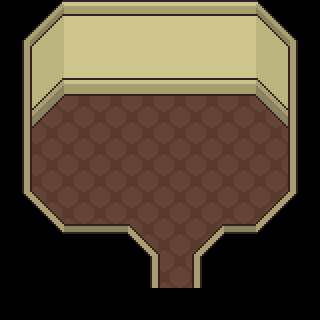

Below is a game level as drawn by its tile map, then a one-line description and the .tmx file that defines it, in full:
An orthogonal 10x10 tile map with 32x32 px tiles, 1 tile layer (Tile Layer 1), 2 tilesets and 12 objects (RosesBed, RosesDrawer, RosesMirror, RosesTable).

<map version="1.0" orientation="orthogonal" width="10" height="10" tilewidth="32" tileheight="32">
 <tileset firstgid="1" name="Mainsheet" tilewidth="32" tileheight="32">
  <image source="../Tiles/Mainsheet.png" width="224" height="192" />
 </tileset>
 <tileset firstgid="50" name="PropGrid" tilewidth="32" tileheight="32">
  <image source="../PropGrid.png" width="192" height="416" />
 </tileset>
 <layer name="Tile Layer 1" width="10" height="10">
  <data>
   <tile gid="22" />
   <tile gid="2" />
   <tile gid="4" />
   <tile gid="4" />
   <tile gid="4" />
   <tile gid="4" />
   <tile gid="4" />
   <tile gid="4" />
   <tile gid="6" />
   <tile gid="22" />
   <tile gid="8" />
   <tile gid="9" />
   <tile gid="11" />
   <tile gid="11" />
   <tile gid="11" />
   <tile gid="11" />
   <tile gid="11" />
   <tile gid="11" />
   <tile gid="13" />
   <tile gid="14" />
   <tile gid="15" />
   <tile gid="16" />
   <tile gid="18" />
   <tile gid="18" />
   <tile gid="18" />
   <tile gid="18" />
   <tile gid="18" />
   <tile gid="18" />
   <tile gid="20" />
   <tile gid="21" />
   <tile gid="15" />
   <tile gid="23" />
   <tile gid="1" />
   <tile gid="1" />
   <tile gid="1" />
   <tile gid="1" />
   <tile gid="1" />
   <tile gid="1" />
   <tile gid="27" />
   <tile gid="21" />
   <tile gid="15" />
   <tile gid="1" />
   <tile gid="1" />
   <tile gid="1" />
   <tile gid="1" />
   <tile gid="1" />
   <tile gid="1" />
   <tile gid="1" />
   <tile gid="1" />
   <tile gid="21" />
   <tile gid="15" />
   <tile gid="1" />
   <tile gid="1" />
   <tile gid="1" />
   <tile gid="1" />
   <tile gid="1" />
   <tile gid="1" />
   <tile gid="1" />
   <tile gid="1" />
   <tile gid="21" />
   <tile gid="29" />
   <tile gid="30" />
   <tile gid="1" />
   <tile gid="1" />
   <tile gid="1" />
   <tile gid="1" />
   <tile gid="1" />
   <tile gid="1" />
   <tile gid="34" />
   <tile gid="35" />
   <tile gid="22" />
   <tile gid="29" />
   <tile gid="26" />
   <tile gid="26" />
   <tile gid="30" />
   <tile gid="1" />
   <tile gid="34" />
   <tile gid="26" />
   <tile gid="35" />
   <tile gid="22" />
   <tile gid="22" />
   <tile gid="22" />
   <tile gid="22" />
   <tile gid="22" />
   <tile gid="15" />
   <tile gid="1" />
   <tile gid="21" />
   <tile gid="22" />
   <tile gid="22" />
   <tile gid="22" />
   <tile gid="22" />
   <tile gid="22" />
   <tile gid="22" />
   <tile gid="22" />
   <tile gid="22" />
   <tile gid="22" />
   <tile gid="22" />
   <tile gid="22" />
   <tile gid="22" />
   <tile gid="22" />
  </data>
 </layer>
 <objectgroup name="Props" width="10" height="10">
  <object name="RosesBed" gid="64" x="54" y="102">
   <properties>
    <property name="Collidable" value="true" />
    <property name="Permissions" value="All" />
    <property name="Sprite" value="Bed" />
    <property name="SuccessDialogue" value="Bed" />
   </properties>
  </object>
  <object gid="65" x="86" y="102" />
  <object gid="70" x="54" y="134" />
  <object gid="71" x="86" y="134" />
  <object name="RosesDrawer" gid="62" x="200" y="88">
   <properties>
    <property name="Collidable" value="true" />
    <property name="Permissions" value="All" />
    <property name="Sprite" value="Drawer" />
    <property name="SuccessDialogue" value="RosesDrawer" />
   </properties>
  </object>
  <object gid="63" x="232" y="88" />
  <object gid="68" x="200" y="120" />
  <object gid="69" x="232" y="120" />
  <object name="RosesMirror" gid="54" x="122" y="41">
   <properties>
    <property name="Permissions" value="All" />
    <property name="Sprite" value="Mirror" />
    <property name="SuccessDialogue" value="Mirror" />
   </properties>
  </object>
  <object gid="60" x="122" y="73" />
  <object name="RosesTable" gid="52" x="165" y="88">
   <properties>
    <property name="Collidable" value="true" />
    <property name="Sprite" value="TableFlowers" />
   </properties>
  </object>
  <object gid="58" x="165" y="120" />
 </objectgroup>
</map>
